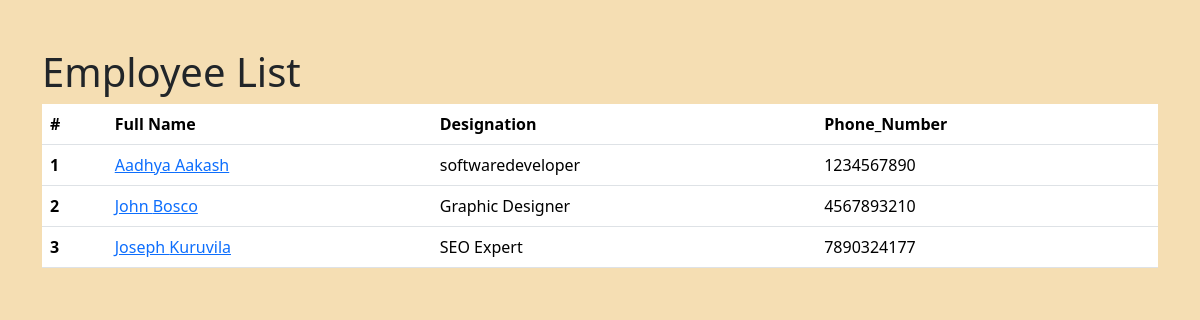
The page / on the database its author committed.
### employees/models.py (models this page shows)
class Employee(models.Model):
    first_name =models.CharField(max_length=100)
    last_name = models.CharField(max_length=100)
    photo =models.ImageField(upload_to='images')
    designation = models.CharField(max_length=100)
    email_address = models.EmailField(max_length=100, unique=True)#unique each should have a separate email
    phone_number = models.CharField(max_length=12, blank=True)#blank is a optional
    created_at =models.DateTimeField(auto_now_add=True)# one time modification (creating instance)
    updated_at = models.DateTimeField(auto_now=True)#instance  will be changed(updating instance)
    def __str__(self):
        return self.first_name

### mysite/views.py (the view)
# urls.py: 2. Add a URL to urlpatterns:  path('', views.home, name='home')
def home(request):
    employees =Employee.objects.all()
    context ={
        'employees': employees,
    }
    return render(request, 'home.html',context)

### templates/home.html (shortened to what this page needs)
{% load static %}
<!DOCTYPE html>
<html lang="en">
<head>
    <link href="https://cdn.jsdelivr.net/npm/bootstrap@5.3.3/dist/css/bootstrap.min.css" rel="stylesheet">
    <link rel="stylesheet" href="{% static 'css/style.css' %}">
  </head>
<body>
    <div class="container pt-5">
        <h1> Employee List</h1>
        <table class="table">
            <thead>
              <tr>
                <th scope="col">#</th>
                <th scope="col">Full Name</th>
                <th scope="col">Designation</th>
                <th scope="col">Phone_Number</th>
              </tr>
            </thead>
            <tbody>
              {% for emp in employees %}
              <tr>
                <th>{{ forloop.counter }}</th>
                <td><a href="{% url 'employee_detail' emp.id %}">{{ emp.first_name }} {{ emp.last_name }}</a></td>
                <td>{{ emp.designation }}</td>
                <td>{{ emp.phone_number }}</td>
              </tr>
              {% endfor %}
            </tbody>
          </table>
    </div>
</body>
</html>

### mysite/static/css/style.css (style rules this page uses)
body { background-color: wheat; }

### rows shown on the page
Employee: first_name "Aadhya", last_name "Aakash", designation "softwaredeveloper", phone_number "1234567890"
Employee: first_name "John", last_name "Bosco", designation "Graphic Designer", phone_number "4567893210"
Employee: first_name "Joseph", last_name "Kuruvila", designation "SEO Expert", phone_number "7890324177"
